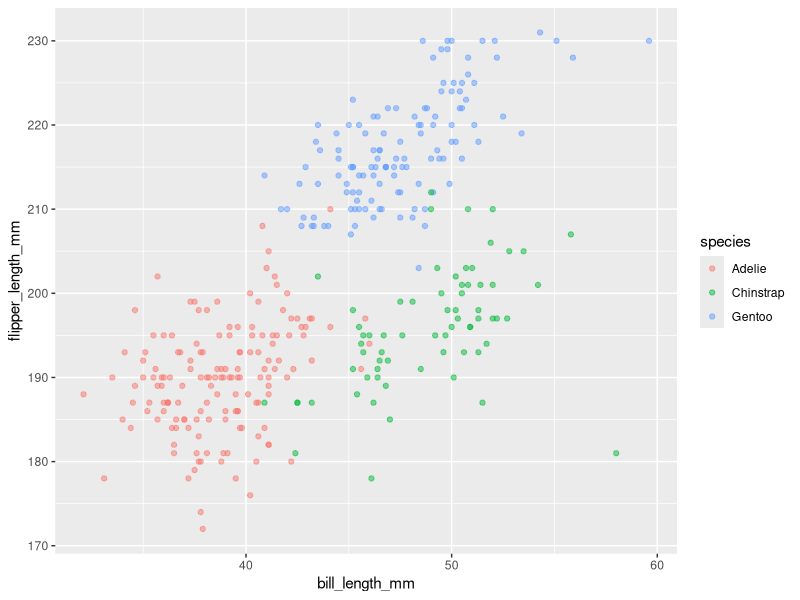
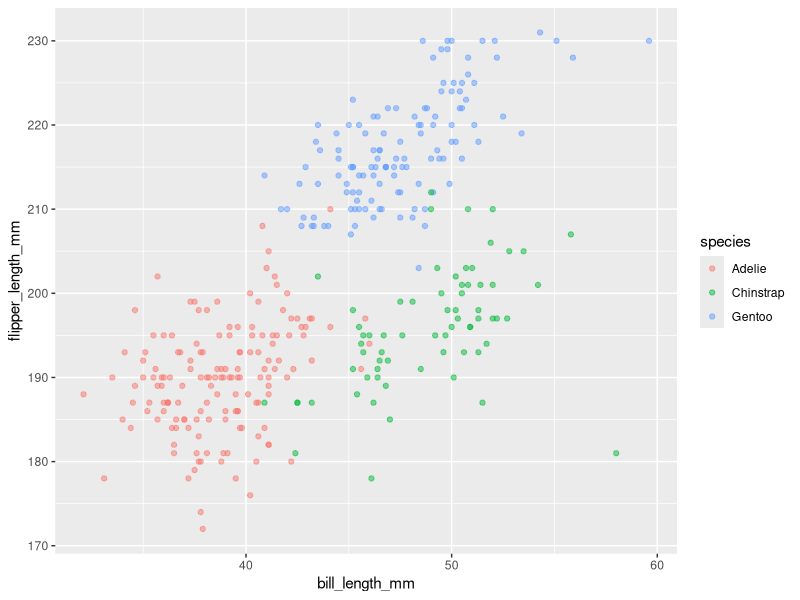

Here is the R script that generated these plots, in order:
## ---- chunk 1
knitr::opts_chunk$set(echo = TRUE)
## ---- chunk 2
data("penguins",package="palmerpenguins")
penguins
## ---- chunk 3
summary(penguins)
## ---- chunk 4
library(tidyverse)
ggplot(penguins,aes(x=bill_length_mm,y=flipper_length_mm,color=species))+
  geom_point(alpha=.5)
ggsave('flipper_length_vs_bill_length.png')
## ---- chunk 5
set.seed(111)
df<-tibble(vec_sample=rnorm(10),
           vec_logic=vec_sample>0,
           vec_char=c('A','B','C','E','F','11','12','D','133','S'),
           vec_factor=factor(c('black','white','red','red','black','black','white','red','white','white'),levels=c('black','white','red')))
df
